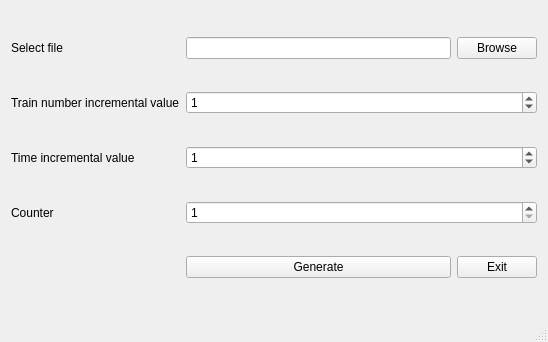
<?xml version="1.0" encoding="UTF-8"?>
<ui version="4.0">
 <class>MainWindow</class>
 <widget class="QMainWindow" name="MainWindow">
  <property name="geometry">
   <rect>
    <x>0</x>
    <y>0</y>
    <width>548</width>
    <height>342</height>
   </rect>
  </property>
  <property name="windowTitle">
   <string>Om</string>
  </property>
  <property name="documentMode">
   <bool>true</bool>
  </property>
  <widget class="QWidget" name="centralWidget">
   <layout class="QGridLayout" name="gridLayout">
    <item row="6" column="1" colspan="2">
     <widget class="QSpinBox" name="spTime">
      <property name="minimum">
       <number>-1000</number>
      </property>
      <property name="maximum">
       <number>1000</number>
      </property>
      <property name="value">
       <number>1</number>
      </property>
     </widget>
    </item>
    <item row="2" column="0">
     <widget class="QLabel" name="label">
      <property name="text">
       <string>Select file</string>
      </property>
     </widget>
    </item>
    <item row="7" column="0">
     <widget class="QLabel" name="label_4">
      <property name="text">
       <string>Counter</string>
      </property>
     </widget>
    </item>
    <item row="7" column="1" colspan="2">
     <widget class="QSpinBox" name="spCounter">
      <property name="minimum">
       <number>1</number>
      </property>
      <property name="maximum">
       <number>100</number>
      </property>
     </widget>
    </item>
    <item row="8" column="2">
     <widget class="QPushButton" name="pbExit">
      <property name="text">
       <string>Exit</string>
      </property>
     </widget>
    </item>
    <item row="4" column="0">
     <widget class="QLabel" name="label_2">
      <property name="text">
       <string>Train number incremental value</string>
      </property>
     </widget>
    </item>
    <item row="4" column="1" colspan="2">
     <widget class="QSpinBox" name="spTrain">
      <property name="minimum">
       <number>-100</number>
      </property>
      <property name="maximum">
       <number>100</number>
      </property>
      <property name="value">
       <number>1</number>
      </property>
     </widget>
    </item>
    <item row="2" column="1">
     <widget class="QLineEdit" name="leFileName"/>
    </item>
    <item row="2" column="2">
     <widget class="QPushButton" name="pbBrowse">
      <property name="text">
       <string>Browse</string>
      </property>
     </widget>
    </item>
    <item row="6" column="0">
     <widget class="QLabel" name="label_3">
      <property name="text">
       <string>Time incremental value</string>
      </property>
     </widget>
    </item>
    <item row="8" column="1">
     <widget class="QPushButton" name="pbGenerate">
      <property name="text">
       <string>Generate</string>
      </property>
     </widget>
    </item>
   </layout>
  </widget>
  <widget class="QStatusBar" name="statusBar"/>
 </widget>
 <layoutdefault spacing="6" margin="11"/>
 <resources/>
 <connections>
  <connection>
   <sender>pbExit</sender>
   <signal>clicked()</signal>
   <receiver>MainWindow</receiver>
   <slot>close()</slot>
   <hints>
    <hint type="sourcelabel">
     <x>498</x>
     <y>271</y>
    </hint>
    <hint type="destinationlabel">
     <x>273</x>
     <y>170</y>
    </hint>
   </hints>
  </connection>
 </connections>
</ui>
